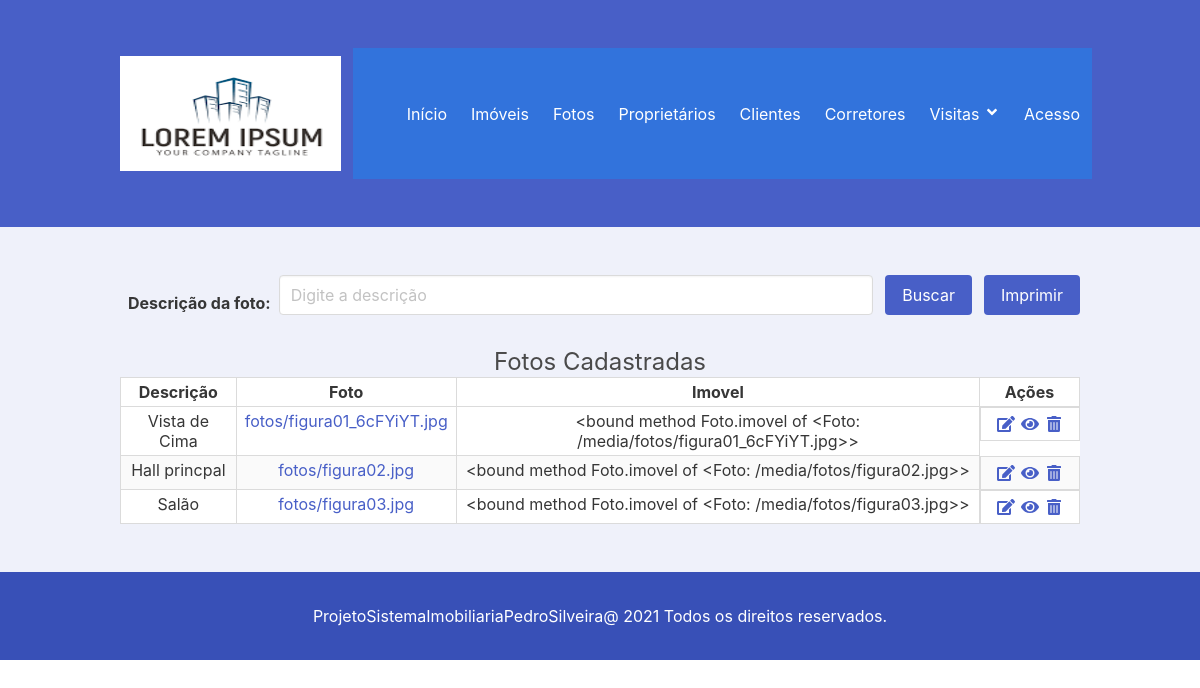
/fotos, run on the app's committed database.
### agenda/models.py (models this page shows)
class Foto(models.Model):
    descricao = models.CharField('Descrição', max_length=35, help_text='Informe a descrição do imóvel')
    foto = StdImageField('Foto', upload_to='fotos', variations={'thumb': {'width': 200, 'height': 200, 'crop': True}})
    imovel = models.ForeignKey('agenda.Imovel', verbose_name='Imóvel', on_delete=models.CASCADE)
    class Meta:
        verbose_name = 'Foto'
        verbose_name_plural = 'Fotos'
    def __str__(self):
        return self.foto.url
    def imovel(self):
        return self.imovel

### agenda/views.py (the view)
# urls.py: path('fotos', FotosView.as_view(), name='fotos'),
class FotosView(ListView):
    model = Foto
    template_name = 'fotos.html'
    def get_queryset(self, *args, **kwargs):
        buscar = self.request.GET.get('buscar')
        qs = super(FotosView, self).get_queryset(*args, **kwargs)
        if buscar:
            qs = qs.filter(descricao__icontains=buscar)
        return qs
    def get(self, *args, **kwargs):
        if self.request.GET.get('imprimir') == 'pdf':
            html_pdf = HtmlToPdf(arquivo='foto_pdf', qs=self.get_queryset())
            return html_pdf.response
        else:
            return super(FotosView, self).get(*args, **kwargs)
    queryset = Foto.objects.all()

### agenda/templates/fotos.html (shortened to what this page needs)
{% extends 'base.html' %}
{% load static %}
{% block content %}
<section class="section has-background-link-Light">
    <div class="container">
        <form id="formListaFotos" action="" method="GET">
            <div class="field is-grouped is-flex is-align-itens-center is-flex-wrap-wrap">
                <label class="label p-2 mt-2">Descrição da foto: </label>
                 <div class="control is-expanded">
                    <input class="input" type="text" name="buscar" value="{{ request.GET.buscar }}"
                        placeholder="Digite a descrição">
                 </div>
                 <div class="control">
                    <button type="button" class="button is-link" onClick="geraPdf(' ','formListaFotos');">
                        Buscar
                    </button>
                 </div>
                 {% if object_list %}
                    <div class="control">
                        <button type="button" class="button is-link" onClick="geraPdf('pdf','formListaFotos');">
                            Imprimir
                        </button>
                    </div>
                 {% endif %}
            </div>
        </form>
        {% if object_list %}
        <center><h1 class="subtitle is-size-4">Fotos Cadastradas </h1></center>
        <div class="table">
            <table class="table is-table is-bordered is-striped is-narrow is-hoverable is-fullwidth">
                <thead>
                <tr>
                    <th class="has-text-centered">Descrição</th>
                    <th class="has-text-centered">Foto</th>
                    <th class="has-text-centered">Imovel</th>
                    <th class="has-text-centered" style="width: 100px;">Ações</th>
                </tr>
                </thead>
                <tbody>
                {% for fotos in object_list %}
                <tr>
                    <td class="has-text-centered"> {{ fotos.descricao }} </td>
                    <td class="has-text-centered">
                        <a href="#" data-toggle="modal" class="modal-target"
                            data-bulma-modal="modal{{foto.id}}"
                           id="modal{{ fotos.id }}"> {{ fotos.foto }}
                        </a>
                    </td>
                    <td class="has-text-centered"> {{ fotos.imovel }} </td>
                    <td class="has-text-centered is-flex is-flex-wrap-nowrap is-justify-content-center">
                        <a href="{% url 'foto_adicionar' %}" title="Adicionar">
                            <span class="icon">
                                <i class="fas fa-edit"></i>
                            </span>
                        </a>
                        <a href="{% url 'foto_editar' fotos.pk %}" title="Editar">
                            <span class="icon">
                                <i class="fas fa-eye"></i>
                            </span>
                        </a>
                        <a href="{% url 'foto_apagar' fotos.pk %}" title="Excluir">
                            <span class="icon">
                                <i class="fas fa-trash-alt"></i>
                            </span>
                        </a>
                    </td>
                </tr>
                {% endfor %}
                </tbody>
            </table>
        </div>
        {% else %}
        <h2>Não existem fotos cadastrados!</h2>
        {% endif %}
    </div>
</section>
{% endblock %}

### data on the page
Foto: descricao "Vista de Cima", foto "fotos/figura01_6cFYiYT.jpg", imovel "<bound method Foto.imovel of <Foto: /media/fotos/figura01_6cFYiYT.jpg>>"
Foto: descricao "Hall princpal", foto "fotos/figura02.jpg", imovel "<bound method Foto.imovel of <Foto: /media/fotos/figura02.jpg>>"
Foto: descricao "Salão", foto "fotos/figura03.jpg", imovel "<bound method Foto.imovel of <Foto: /media/fotos/figura03.jpg>>"
